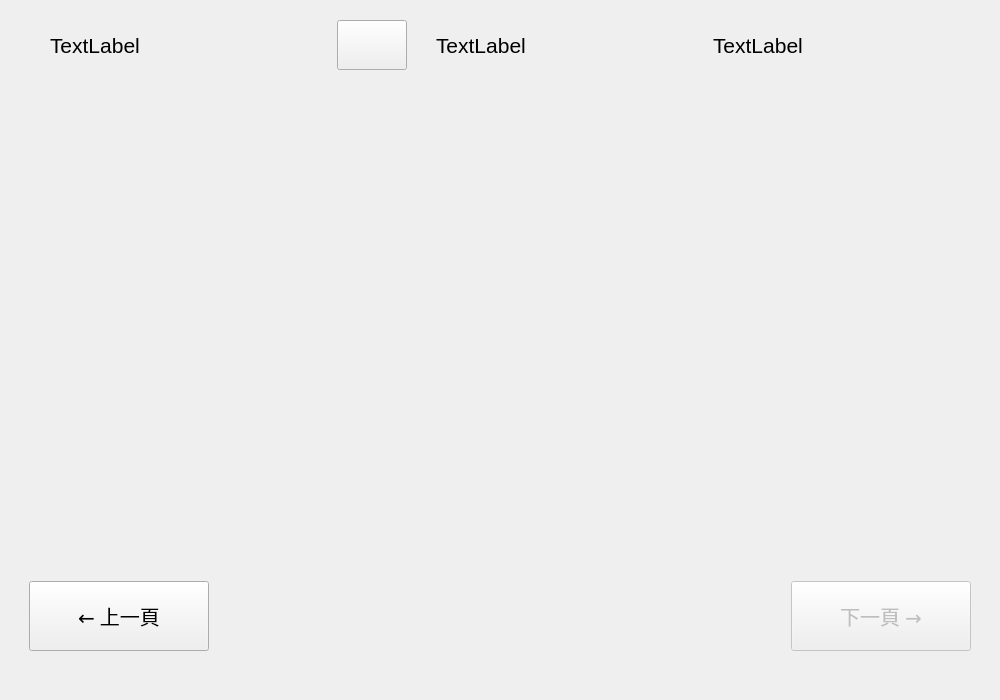
<?xml version="1.0" encoding="UTF-8"?>
<ui version="4.0">
 <class>ManagementWidget</class>
 <widget class="QWidget" name="ManagementWidget">
  <property name="geometry">
   <rect>
    <x>0</x>
    <y>0</y>
    <width>1000</width>
    <height>700</height>
   </rect>
  </property>
  <property name="windowTitle">
   <string>Form</string>
  </property>
  <layout class="QVBoxLayout" name="mainLayout">
   <property name="spacing">
    <number>40</number>
   </property>
   <property name="leftMargin">
    <number>20</number>
   </property>
   <property name="topMargin">
    <number>20</number>
   </property>
   <property name="rightMargin">
    <number>20</number>
   </property>
   <property name="bottomMargin">
    <number>40</number>
   </property>
   <item>
    <layout class="QHBoxLayout" name="upperNavigator">
     <property name="spacing">
      <number>20</number>
     </property>
     <item>
      <spacer name="topleftSpacer">
       <property name="orientation">
        <enum>Qt::Orientation::Horizontal</enum>
       </property>
       <property name="sizeType">
        <enum>QSizePolicy::Policy::Minimum</enum>
       </property>
       <property name="sizeHint" stdset="0">
        <size>
         <width>30</width>
         <height>20</height>
        </size>
       </property>
      </spacer>
     </item>
     <item>
      <widget class="QLabel" name="correctState">
       <property name="font">
        <font>
         <pointsize>16</pointsize>
        </font>
       </property>
       <property name="text">
        <string>TextLabel</string>
       </property>
      </widget>
     </item>
     <item>
      <widget class="QPushButton" name="muteSwitch">
       <property name="minimumSize">
        <size>
         <width>50</width>
         <height>50</height>
        </size>
       </property>
       <property name="maximumSize">
        <size>
         <width>70</width>
         <height>70</height>
        </size>
       </property>
       <property name="text">
        <string/>
       </property>
       <property name="iconSize">
        <size>
         <width>50</width>
         <height>50</height>
        </size>
       </property>
      </widget>
     </item>
     <item>
      <widget class="QWidget" name="timerSpacer" native="true">
       <layout class="QVBoxLayout" name="timerAligner">
        <item>
         <widget class="QLabel" name="timeDisplay">
          <property name="font">
           <font>
            <pointsize>16</pointsize>
           </font>
          </property>
          <property name="text">
           <string>TextLabel</string>
          </property>
         </widget>
        </item>
       </layout>
      </widget>
     </item>
     <item>
      <widget class="QLabel" name="progress">
       <property name="font">
        <font>
         <pointsize>16</pointsize>
        </font>
       </property>
       <property name="text">
        <string>TextLabel</string>
       </property>
      </widget>
     </item>
    </layout>
   </item>
   <item>
    <widget class="QStackedWidget" name="stackedWidget">
     <widget class="QWidget" name="page"/>
     <widget class="QWidget" name="page_2"/>
    </widget>
   </item>
   <item>
    <layout class="QHBoxLayout" name="lowerNavigator">
     <item>
      <widget class="QWidget" name="prevPageSpacer" native="true">
       <layout class="QVBoxLayout" name="prevPageAligner">
        <item>
         <widget class="QPushButton" name="prevPage">
          <property name="sizePolicy">
           <sizepolicy hsizetype="Minimum" vsizetype="Fixed">
            <horstretch>0</horstretch>
            <verstretch>0</verstretch>
           </sizepolicy>
          </property>
          <property name="minimumSize">
           <size>
            <width>180</width>
            <height>70</height>
           </size>
          </property>
          <property name="maximumSize">
           <size>
            <width>230</width>
            <height>130</height>
           </size>
          </property>
          <property name="font">
           <font>
            <family>Microsoft JhengHei</family>
            <pointsize>15</pointsize>
           </font>
          </property>
          <property name="text">
           <string>← 上一頁</string>
          </property>
         </widget>
        </item>
       </layout>
      </widget>
     </item>
     <item>
      <spacer name="horizontalSpacer">
       <property name="orientation">
        <enum>Qt::Orientation::Horizontal</enum>
       </property>
       <property name="sizeType">
        <enum>QSizePolicy::Policy::Expanding</enum>
       </property>
       <property name="sizeHint" stdset="0">
        <size>
         <width>40</width>
         <height>20</height>
        </size>
       </property>
      </spacer>
     </item>
     <item>
      <widget class="QWidget" name="nextPageSpacer" native="true">
       <layout class="QVBoxLayout" name="nextPageAligner">
        <item>
         <widget class="QPushButton" name="nextPage">
          <property name="enabled">
           <bool>false</bool>
          </property>
          <property name="minimumSize">
           <size>
            <width>180</width>
            <height>70</height>
           </size>
          </property>
          <property name="maximumSize">
           <size>
            <width>230</width>
            <height>130</height>
           </size>
          </property>
          <property name="font">
           <font>
            <family>Microsoft JhengHei</family>
            <pointsize>15</pointsize>
           </font>
          </property>
          <property name="text">
           <string>下一頁 →</string>
          </property>
         </widget>
        </item>
       </layout>
      </widget>
     </item>
    </layout>
   </item>
  </layout>
 </widget>
 <resources/>
 <connections/>
</ui>
